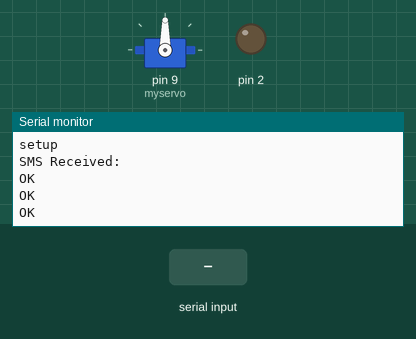
The sketch below on a simulated Arduino Uno, built with avr-gcc and run on an emulated ATmega328P. On the bench: servo, output pins drawn as LEDs (lit = HIGH), the last lines printed to the serial monitor. The inputs (shaded band) are chosen by the test bench. The modem accepts every AT command (registered, SIM ready, sends succeed) and sends nothing else.

Above: at 4.2 s.
4.3 s: "Run" received over the second serial link
At 5.6 s:
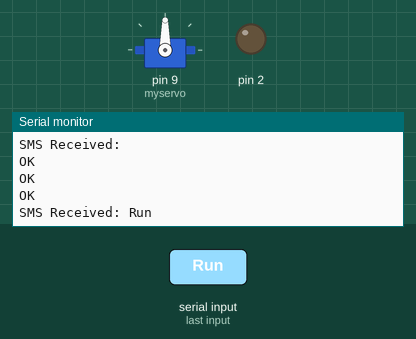
6.3 s: "Stop" received over the second serial link
At 7.1 s:
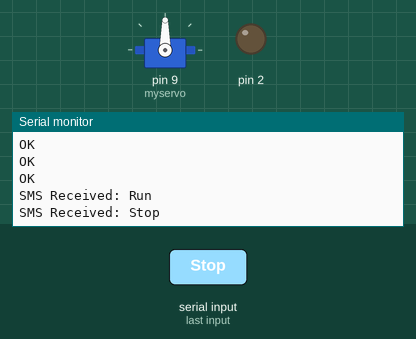
8.3 s: "Count" received over the second serial link
At 9.8 s:
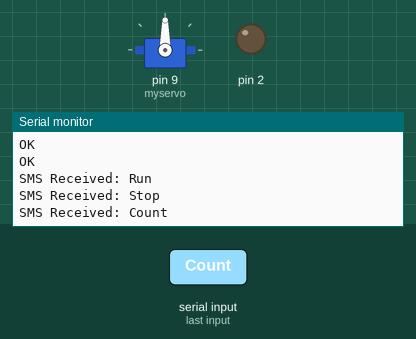

The sketch:

arduinoCode.ino
```cpp
#include <SoftwareSerial.h>
#include <Servo.h>
//
Servo myservo;
const int triggerPin = 11;  //s
const int echoPin = 10;    //r
float pulse_width, distance;
SoftwareSerial GSM(7, 8);  //tx , rx
void setup() {

  Serial.begin(9600);
  GSM.begin(9600);
  myservo.attach(9); // Attach the Servo Motor to pin 9
  // Send AT command to check if the module is working
  GSM.println("AT");
  delay(1000);
  pinMode(triggerPin, OUTPUT);
  pinMode(echoPin, INPUT);
  digitalWrite(triggerPin, LOW);
  delayMicroseconds(2);

  // Send AT command to set the module in SMS text mode
  GSM.println("AT+CMGF=1");
  delay(1000);

  // Send AT command to set the module to automatically receive SMS
  GSM.println("AT+CNMI=2,2,0,0,0");
  pinMode(2, OUTPUT);
  delay(1000);
  Serial.println("setup");
}

void loop() {
  if (GSM.available()) {
    delay(500);
    String message = "";
    while (GSM.available()) {
      message += (char)GSM.read();
    }
    Serial.println("SMS Received: " + message);
    if (message.indexOf("Run") > 0) {
      myservo.write(180); // rotate the servo motor to 180 degree
      Serial.println("open");
      digitalWrite(2, HIGH);
    }
    if (message.indexOf("Stop") > 0) {
      myservo.write(0); // rotate the servo motor to 0 degree
      Serial.println("close");
      digitalWrite(2, LOW);
    }
    if (message.indexOf("Count") > 0) {
      // put your main code here, to run repeatedly:
      digitalWrite(triggerPin, HIGH);
      delayMicroseconds(10);
      digitalWrite(triggerPin, LOW);
      pulse_width = pulseIn(echoPin, HIGH);
      distance = ((pulse_width) * .0343) / 2;
      Serial.print("Distance = ");
      Serial.print(distance);
      Serial.println(" cm");
      delay(500);

    }

  }
}
```

Measured:
- after the input at 4.3 s, the serial monitor: prints a new line after 0.50 s (image 1)
- after the input at 6.3 s, the serial monitor: prints a new line after 0.50 s (image 2)
- after the input at 8.3 s, the serial monitor: prints a new line after 0.50 s (image 3)
